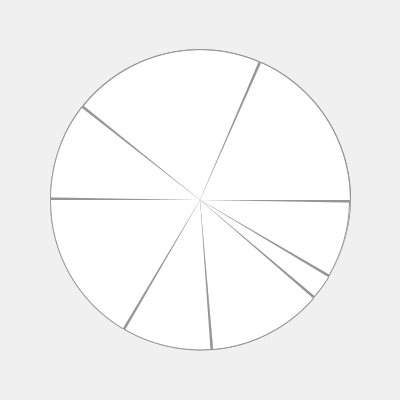
Frame 1 (no input)
Frame 60 (the mouse pressed at the canvas centre just before this capture): identical to frame 1, image omitted
Frame 120 (the mouse held since frame 60 and released just before this capture): identical to frame 1, image omitted

The Processing sketch that drew this single still picture (run headless with seeded random() and noise(); from frame 60 on, the mouse is pressed at the canvas centre):

// Processing sketch: processing_103434
// ── processing_103434.pde

float diameter;
int[] angles = { 30, 10, 45, 35, 60, 38, 75, 67 };
float lastAngle = 0;
color[] colors;

PGraphics pg, dp;

void setup() 
{
  size(400, 400);
  background(255);
  noStroke();
  diameter = min(width, height) * 0.75;
  colors = new color[8];
  for(int i=0;i<8;i++)
  {
    int f = (int)random(200)+55;
    color c = color(f,f,f);
    colors[i] = c;
  }
  
  pg = createGraphics(width,height);
  dp = createGraphics(width,height);
  
  pg.beginDraw();
  for (int i = 0; i < 8; i++) 
   {
      pg.fill(colors[i]);
      pg.arc(width/2, height/2, diameter, diameter, lastAngle, lastAngle+radians(angles[i]));
      lastAngle += radians(angles[i]);
   }
  pg.endDraw();
  
  dp.beginDraw();  
  for (int i = 0; i < 8; i++) 
  {  
      dp.fill(150);
      dp.stroke(150);
      dp.arc(width/2, height/2, diameter, diameter, lastAngle, lastAngle+radians(angles[i]));
       
      dp.fill(255);
      dp.arc(width/2, height/2, diameter, diameter, lastAngle+radians(1), lastAngle+radians(angles[i]));
      lastAngle += radians(angles[i]);
      
  }
  dp.endDraw();
}

void draw() 
{
   background(240);
   image(dp,0,0);
   
   for (int i = 0; i < 8; i++) 
   {
     if(isMouseOver(colors[i]))
     {
       fill(0);
       rect(mouseX+10,mouseY-10,20,20,4);
       fill(255);
       text(i,mouseX+15,mouseY+5);
     }
   }
}

boolean isMouseOver(color c) 
{ 
  if(pixels == null) 
  {
    loadPixels();
    return false;
  } 
  else 
  {  
    if(pg.get(mouseX,mouseY) == c) 
    {
        return true;
    }
    else
    {
       return false;
    }
  }
}
